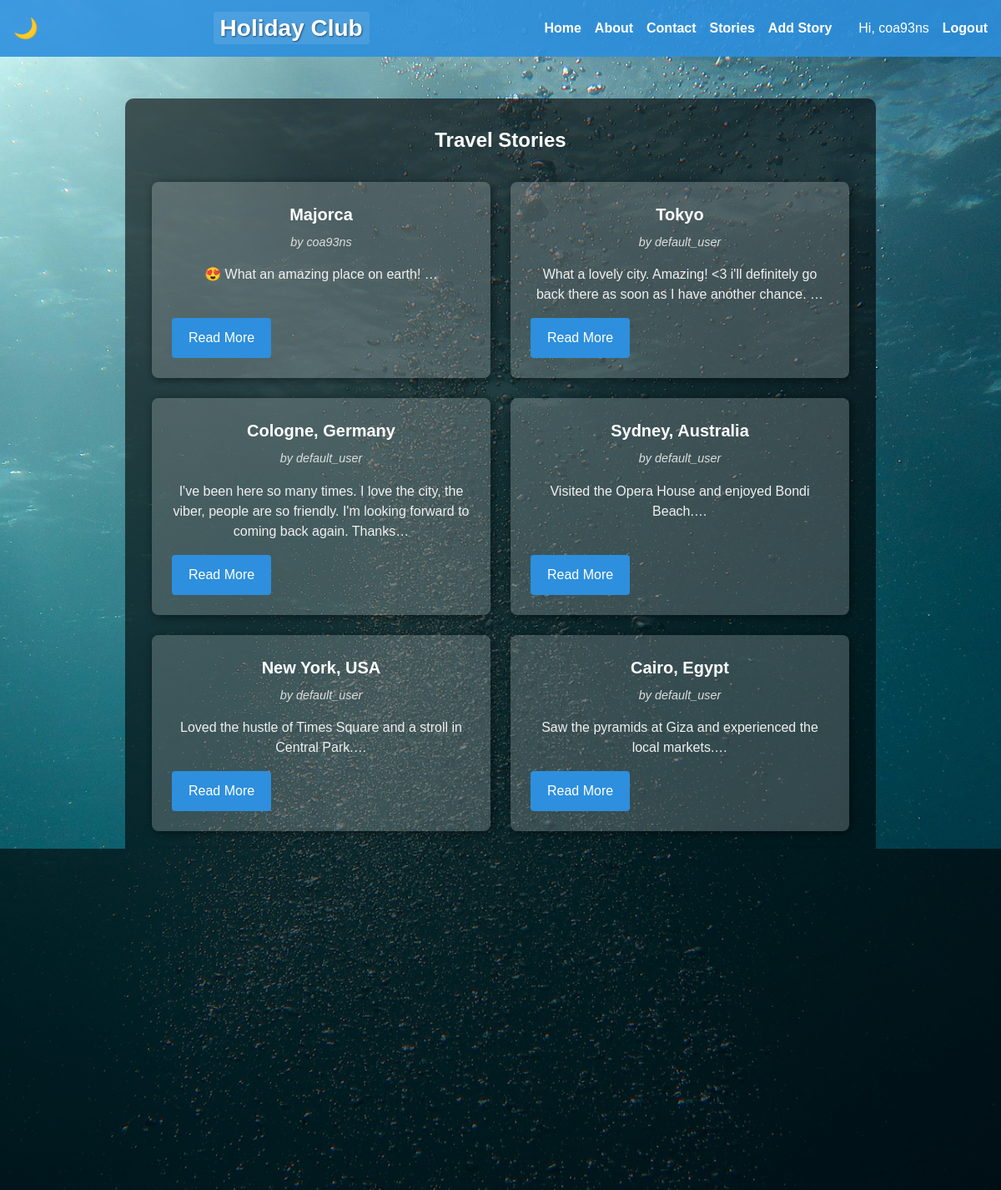
Screenshot of /viewstory (signed in) with the database file from the repository.
### tables this page shows
CREATE TABLE users (
            id INTEGER PRIMARY KEY AUTOINCREMENT,
            username TEXT NOT NULL,
            email TEXT NOT NULL,
            password_hash TEXT
        );

CREATE TABLE stories (
      id INTEGER PRIMARY KEY AUTOINCREMENT,
          user_id INTEGER NOT NULL,
              location TEXT NOT NULL,
                  story_text TEXT NOT NULL,
                      FOREIGN KEY (user_id) REFERENCES users(id)
                        );

### app.py (the view)
@app.route('/viewstory')
def view_story():
    conn = get_db_connection()
    stories = conn.execute('''
        SELECT s.id, s.location, s.story_text, u.username
          FROM stories s
          JOIN users u ON s.user_id = u.id
         ORDER BY s.id DESC
    ''').fetchall()
    conn.close()
    return render_template('viewstory.html', stories=stories)

### app.py (called while the page is built)
@app.before_request
def load_logged_in_user():
    user_id = session.get('user_id')
    g.user = None
    if user_id:
        conn = get_db_connection()
        g.user = conn.execute(
            "SELECT * FROM users WHERE id = ?", (user_id,)
        ).fetchone()
        conn.close()

def get_db_connection():
    conn = sqlite3.connect(DATABASE)
    conn.row_factory = sqlite3.Row
    conn.execute('PRAGMA foreign_keys = ON;')
    return conn

### templates/viewstory.html
{% extends 'base.html' %}
{% block content %}
  <h2>Travel Stories</h2>
  <div class="stories-grid">
    {% for story in stories %}
      <div class="story-card">
        <h3>{{ story.location }}</h3>
        <p class="author">by {{ story.username }}</p>
        <p class="excerpt">{{ story.story_text[:150] }}…</p>
        <a href="{{ url_for('story_detail', story_id=story.id) }}" class="btn">Read More</a>
      </div>
    {% else %}
      <p>No stories yet. <a href="{{ url_for('add_story') }}">Be the first to add one!</a></p>
    {% endfor %}
  </div>
{% endblock %}

### templates/base.html (shortened to what this page needs)
<!DOCTYPE html>
<html lang="en">
<head>
  <link
    rel="stylesheet"
    href="{{ url_for('static', filename='css/styles.css') }}"
  />
</head>
<body>
  <nav class="navbar">
    <button id="dark-mode-toggle" aria-label="Toggle dark mode">🌙</button>
    <div class="nav-brand">
      <a href="{{ url_for('index') }}">Holiday Club</a>
    </div>
    <ul class="nav-links" id="nav-links">
      <li><a href="{{ url_for('index') }}">Home</a></li>
      <li><a href="{{ url_for('about') }}">About</a></li>
      <li><a href="{{ url_for('contact') }}">Contact</a></li>
      <li><a href="{{ url_for('view_story') }}">Stories</a></li>
      {% if g.user %}
        <li><a href="{{ url_for('add_story') }}">Add Story</a></li>
        <li><span class="nav-user">Hi, {{ g.user.username }}</span></li>
        <li><a href="{{ url_for('logout') }}">Logout</a></li>
      {% else %}
        <li class="spacer"></li>
        <li><a href="{{ url_for('login') }}">Login</a></li>
        <li><a href="{{ url_for('register') }}">Register</a></li>
      {% endif %}
    </ul>
  </nav>
  <div class="container">
    {% block content %}{% endblock %}
  </div>
  <footer>
    <p>© 2025 Holiday Club. All Rights Reserved.</p>
  </footer>
</body>
</html>

### static/css/styles.css (style rules this page uses)
* { margin: 0; padding: 0; box-sizing: border-box; }
body { background: url("../images/background.jpg") no-repeat center center fixed; background-size: cover; font-family: Arial, sans-serif; color: white; line-height: 1.5; }
h1, h2, h3 { margin-bottom: 1rem; }
.container { background: rgba(0, 0, 0, 0.6); padding: 2rem; border-radius: 10px; max-width: 900px; margin: 50px auto; text-align: center; }
.navbar { background-color: rgba(45, 143, 221, 0.9); display: flex; justify-content: space-between; align-items: center; padding: 0.8rem 1rem; }
.nav-brand a { font-size: 1.75rem; font-weight: 700; color: #fff; text-decoration: none; padding: 0.25rem 0.5rem; text-shadow: 1px 1px 2px rgba(0,0,0,0.5); background-color: rgba(255,255,255,0.1); border-radius: 4px; }
.nav-links { list-style: none; display: flex; gap: 1rem; }
.nav-links li a { color: #fff; text-decoration: none; font-weight: bold; }
#dark-mode-toggle { display: inline-block; font-size: 1.5rem; background: none; border: none; color: white; cursor: pointer; }
footer { text-align: center; padding: 1rem; background-color: rgba(37, 44, 58, 0.9); color: white; font-weight: bold; margin-top: 2rem; }
button[type="submit"], .btn { background-color: #2d8fdd; color: #fff; border: none; padding: 0.75rem 1.25rem; border-radius: 4px; cursor: pointer; text-decoration: none; display: inline-block; font-size: 1rem; }
.stories-grid { display: grid; grid-template-columns: repeat(auto-fit, minmax(280px, 1fr)); gap: 1.5rem; margin: 2rem 0; }
.story-card { background: rgba(255, 255, 255, 0.2); padding: 1.5rem; border-radius: 8px; box-shadow: 2px 2px 12px rgba(0,0,0,0.5); display: flex; flex-direction: column; justify-content: space-between; transition: transform 0.2s ease; }
.story-card h3 { margin-bottom: 0.5rem; font-size: 1.25rem; color: #fff; }
.story-card .author { font-style: italic; font-size: 0.9rem; margin-bottom: 1rem; color: #ddd; }
.story-card .excerpt { flex-grow: 1; margin-bottom: 1rem; color: #f0f0f0; }
.story-card .btn { align-self: flex-start; }

### rows the page displays
users: user.username "coa93ns"
stories: location "Majorca", username "coa93ns", story_text "😍 What an amazing place on earth!"
stories: location "Tokyo", username "default_user", story_text "What a lovely city. Amazing! <3 i'll definitely go back there as soon as I have another chance."
stories: location "Cologne, Germany", username "default_user", story_text "I've been here so many times. I love the city, the viber, people are so friendly. I'm looking forward to coming back again. Thanks"
stories: location "Sydney, Australia", username "default_user", story_text "Visited the Opera House and enjoyed Bondi Beach."
stories: location "New York, USA", username "default_user", story_text "Loved the hustle of Times Square and a stroll in Central Park."
stories: location "Cairo, Egypt", username "default_user", story_text "Saw the pyramids at Giza and experienced the local markets."
stories: location "Tokyo, Japan", username "default_user", story_text "I tried sushi at Tsukiji market and explored Shibuya Crossing. It was amazing."
stories: location "Paris, France", username "default_user", story_text "I visited the Eiffel Tower and enjoyed croissants by the Seine."
